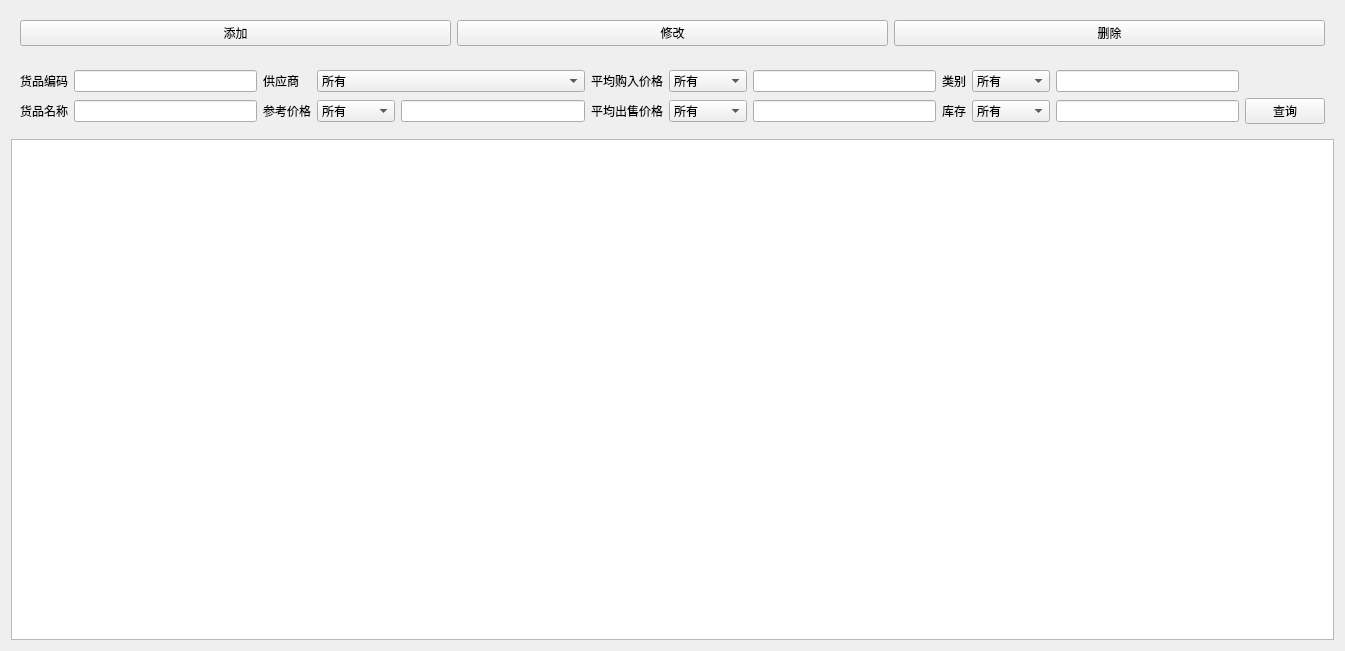
<?xml version="1.0" encoding="UTF-8"?>
<ui version="4.0">
 <class>GoodManage</class>
 <widget class="QWidget" name="GoodManage">
  <property name="geometry">
   <rect>
    <x>0</x>
    <y>0</y>
    <width>1345</width>
    <height>651</height>
   </rect>
  </property>
  <property name="windowTitle">
   <string>Form</string>
  </property>
  <layout class="QGridLayout" name="gridLayout_3">
   <item row="0" column="0">
    <widget class="QWidget" name="widget_2" native="true">
     <layout class="QGridLayout" name="gridLayout_2">
      <item row="0" column="2">
       <widget class="QPushButton" name="deleteGood">
        <property name="text">
         <string>删除</string>
        </property>
       </widget>
      </item>
      <item row="0" column="1">
       <widget class="QPushButton" name="editGood">
        <property name="text">
         <string>修改</string>
        </property>
       </widget>
      </item>
      <item row="0" column="0">
       <widget class="QPushButton" name="addGood">
        <property name="text">
         <string>添加</string>
        </property>
       </widget>
      </item>
     </layout>
    </widget>
   </item>
   <item row="1" column="0">
    <widget class="QWidget" name="widget" native="true">
     <layout class="QGridLayout" name="gridLayout">
      <item row="1" column="8">
       <widget class="QLineEdit" name="inpriceEdit"/>
      </item>
      <item row="1" column="3">
       <widget class="QLabel" name="label_4">
        <property name="text">
         <string>供应商</string>
        </property>
       </widget>
      </item>
      <item row="4" column="14">
       <widget class="QLineEdit" name="inventoryEdit"/>
      </item>
      <item row="4" column="15">
       <widget class="QPushButton" name="query">
        <property name="text">
         <string>查询</string>
        </property>
       </widget>
      </item>
      <item row="1" column="14">
       <widget class="QLineEdit" name="TypeEdit"/>
      </item>
      <item row="1" column="2">
       <widget class="QLineEdit" name="IDEdit"/>
      </item>
      <item row="4" column="12">
       <widget class="QLabel" name="label_6">
        <property name="text">
         <string>库存</string>
        </property>
       </widget>
      </item>
      <item row="1" column="12">
       <widget class="QLabel" name="label_5">
        <property name="text">
         <string>类别</string>
        </property>
       </widget>
      </item>
      <item row="4" column="5">
       <widget class="QLineEdit" name="priceEdit"/>
      </item>
      <item row="4" column="0">
       <widget class="QLabel" name="label_2">
        <property name="text">
         <string>货品名称</string>
        </property>
       </widget>
      </item>
      <item row="4" column="3">
       <widget class="QLabel" name="label_3">
        <property name="text">
         <string>参考价格</string>
        </property>
       </widget>
      </item>
      <item row="1" column="7">
       <widget class="QComboBox" name="inpriceCombox">
        <item>
         <property name="text">
          <string>所有</string>
         </property>
        </item>
        <item>
         <property name="text">
          <string>大于等于</string>
         </property>
        </item>
        <item>
         <property name="text">
          <string>小于等于</string>
         </property>
        </item>
       </widget>
      </item>
      <item row="4" column="2">
       <widget class="QLineEdit" name="nameEdit"/>
      </item>
      <item row="1" column="0">
       <widget class="QLabel" name="label">
        <property name="text">
         <string>货品编码</string>
        </property>
       </widget>
      </item>
      <item row="1" column="6">
       <widget class="QLabel" name="label_8">
        <property name="text">
         <string>平均购入价格</string>
        </property>
       </widget>
      </item>
      <item row="4" column="6">
       <widget class="QLabel" name="label_7">
        <property name="text">
         <string>平均出售价格</string>
        </property>
       </widget>
      </item>
      <item row="4" column="8">
       <widget class="QLineEdit" name="outpriceEdit"/>
      </item>
      <item row="1" column="4" colspan="2">
       <widget class="QComboBox" name="supplierCombox">
        <item>
         <property name="text">
          <string>所有</string>
         </property>
        </item>
       </widget>
      </item>
      <item row="4" column="7">
       <widget class="QComboBox" name="outpirceCombox">
        <item>
         <property name="text">
          <string>所有</string>
         </property>
        </item>
        <item>
         <property name="text">
          <string>大于等于</string>
         </property>
        </item>
        <item>
         <property name="text">
          <string>小于等于</string>
         </property>
        </item>
       </widget>
      </item>
      <item row="1" column="13">
       <widget class="QComboBox" name="typeCombox">
        <item>
         <property name="text">
          <string>所有</string>
         </property>
        </item>
       </widget>
      </item>
      <item row="4" column="13">
       <widget class="QComboBox" name="inventoryCombox">
        <item>
         <property name="text">
          <string>所有</string>
         </property>
        </item>
        <item>
         <property name="text">
          <string>大于等于</string>
         </property>
        </item>
        <item>
         <property name="text">
          <string>小于等于</string>
         </property>
        </item>
       </widget>
      </item>
      <item row="4" column="4">
       <widget class="QComboBox" name="priceCombox">
        <item>
         <property name="text">
          <string>所有</string>
         </property>
        </item>
        <item>
         <property name="text">
          <string>大于等于</string>
         </property>
        </item>
        <item>
         <property name="text">
          <string>小于等于</string>
         </property>
        </item>
       </widget>
      </item>
     </layout>
    </widget>
   </item>
   <item row="2" column="0">
    <widget class="QTableView" name="tableView"/>
   </item>
  </layout>
 </widget>
 <resources/>
 <connections/>
</ui>
